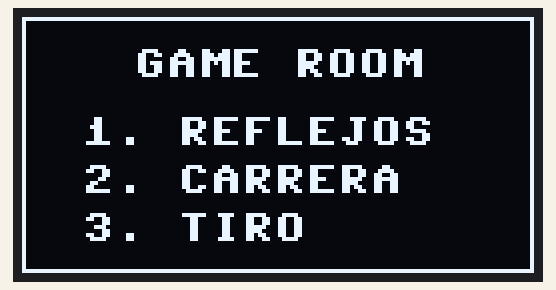
Simulated run of this program. Board: ESP32 board running MicroPython. On the bench: 128×64 one-colour display. What the program prints to the serial console is not drawn.

Above: at 0.3 s.

The program:

prueba_texto.py
```python
from oled_game import OLED_Game
from time import sleep

oled = OLED_Game()

oled.limpiar()

oled.texto("GAME ROOM", 28, 8)

oled.texto("1. REFLEJOS", 15, 25)
oled.texto("2. CARRERA", 15, 37)
oled.texto("3. TIRO", 15, 49)

oled.rectangulo(0, 0, 128, 64)

oled.mostrar()

print("Menu enviado correctamente")

while True:
    sleep(1)
```

oled_game.py
```python
from machine import Pin, SoftSPI
import framebuf
from time import sleep_ms, sleep


class OLED_Game:

    def __init__(self):

        self.width = 128
        self.height = 64

        self.spi = SoftSPI(
            baudrate=500_000,
            polarity=0,
            phase=0,
            sck=Pin(4),
            mosi=Pin(5),
            miso=Pin(8)
        )

        self.rst = Pin(6, Pin.OUT)
        self.dc = Pin(7, Pin.OUT)
        self.cs = Pin(15, Pin.OUT)

        self.cs.value(1)

        # Memoria de imagen
        self.buffer = bytearray(128 * 64 // 8)

        self.frame = framebuf.FrameBuffer(
            self.buffer,
            128,
            64,
            framebuf.MONO_VLSB
        )

        self.reset()
        self.iniciar()

    def comando(self, valor):

        self.dc.value(0)
        self.cs.value(0)

        self.spi.write(bytes([valor]))

        self.cs.value(1)

    def datos(self, datos):

        self.dc.value(1)
        self.cs.value(0)

        self.spi.write(datos)

        self.cs.value(1)

    def reset(self):

        self.rst.value(1)
        sleep_ms(10)

        self.rst.value(0)
        sleep_ms(50)

        self.rst.value(1)
        sleep_ms(100)

    def iniciar(self):

        self.comando(0xAE)
        self.comando(0xA4)
        self.comando(0xA6)
        self.comando(0xA1)
        self.comando(0xC8)

        self.limpiar()
        self.comando(0xAF)

    def limpiar(self):

        self.frame.fill(0)
        self.mostrar()

    def mostrar(self):

        for pagina in range(8):

            self.comando(0xB0 + pagina)

            # Columna 0
            self.comando(0x00)
            self.comando(0x10)

            inicio = pagina * 128
            fin = inicio + 128

            self.datos(self.buffer[inicio:fin])

    def texto(self, texto, x, y):

        self.frame.text(texto, x, y, 1)

    def rectangulo(self, x, y, ancho, alto):

        self.frame.rect(x, y, ancho, alto, 1)
```
